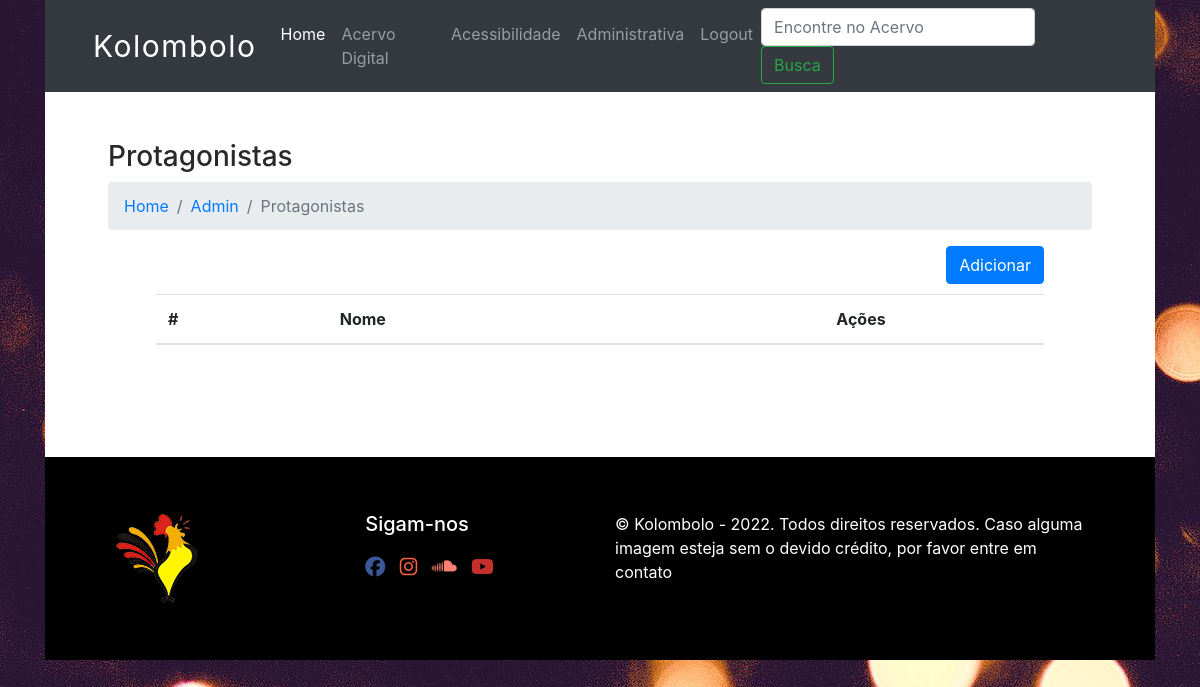
Page /protagonista-admin (signed in) on the earlier database version.
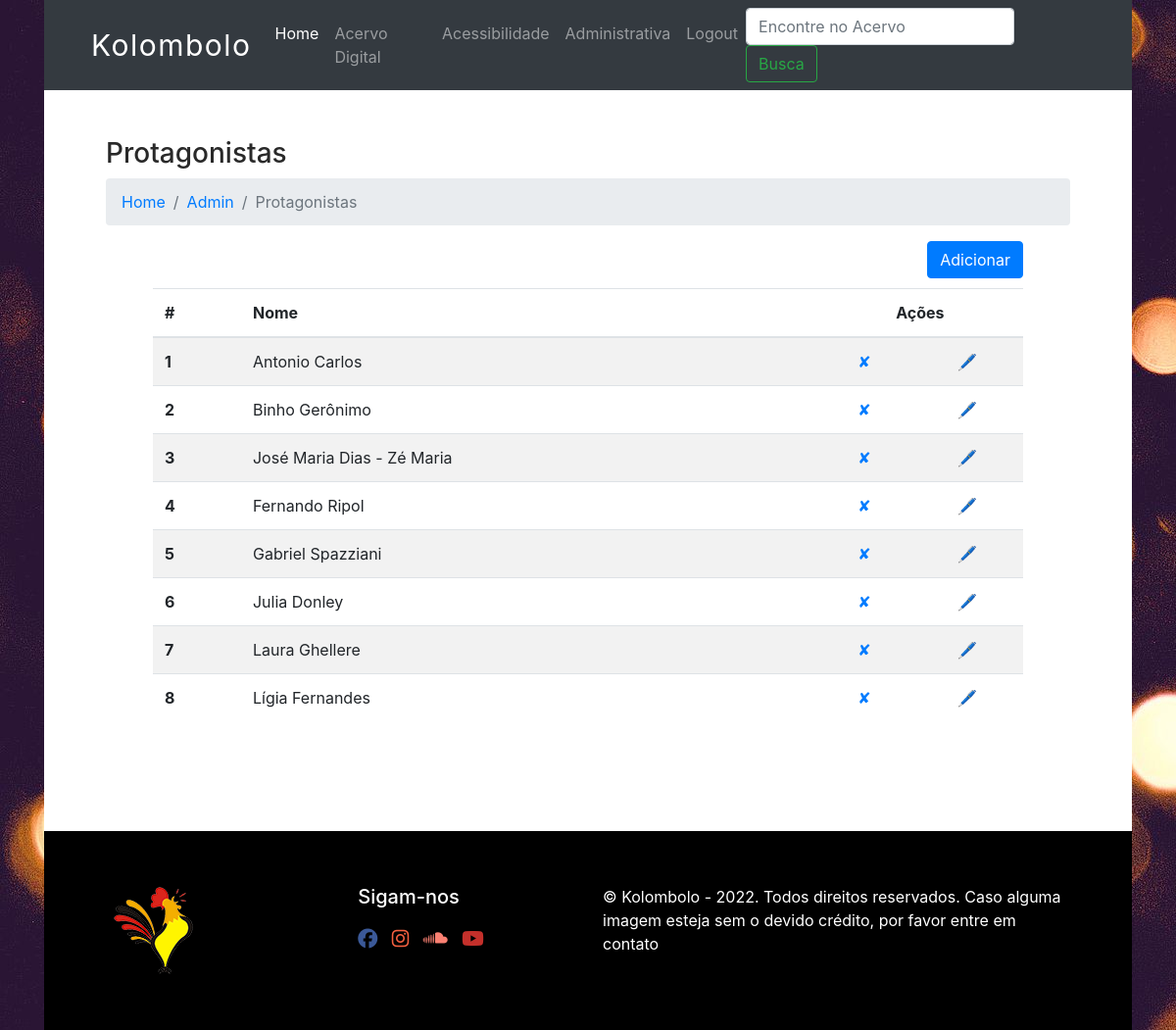
Same page on the later database version.
### database.py (models this page shows, shortened)
class Protagonista(Base):
    __tablename__='protagonista'
    id=Column(Integer(), primary_key=True, autoincrement=True)
    name=Column(String(80), nullable=False, unique=True)

### app.py (the view)
@app.route('/protagonista-admin')
@login_required
def protagonista_admin():
    protagonistas = local_session.query(Protagonista).all()
    return render_template("protagonista_admin.html", current_user=current_user, protagonistas=protagonistas)

### app.py (called while the page is built)
@login_manager.user_loader
def load_user(user_id):
    return local_session.query(User).get(int(user_id))

### templates/protagonista_admin.html (shortened to what this page needs)
{% extends "base.html" %}
{% block content %}
<div class="container px-5">
    <h3>Protagonistas</h3>
    <nav aria-label="breadcrumb">
      <ol class="breadcrumb">
        <li class="breadcrumb-item"><a href="/">Home</a></li>
        <li class="breadcrumb-item"><a href="/admin">Admin</a></li>
        <li class="breadcrumb-item active" aria-current="page">Protagonistas</li>
      </ol>
    </nav>
    <div class="container pr-5">
        <a class="btn btn-primary float-right" href="{{url_for('protagonista')}}">Adicionar</a>
    </div>
    <div class="container p-5">
        <table class="table table-striped">
            <thead>
              <tr>
                <th scope="col">#</th>
                <th scope="col">Nome</th>
                <th  class="text-center" colspan="2" scope="col">Ações</th>
              </tr>
            </thead>
            <tbody>
                {% for protagonista in protagonistas %}
                    <tr>
                        <th scope="row">{{ protagonista.id }}</th>
                        <td>{{ protagonista.name }}</td>
                        <td class="text-center"><a href="{{url_for('delete_protagonista', protagonista_id=protagonista.id) }}">✘</a></td>
                        <td class="text-center"><a href="{{url_for('edit_protagonista', protagonista_id=protagonista.id)}}">🖊</a></td>
                    </tr>
                {% endfor %}
            </tbody>
          </table>
    </div>
  </div>
{% endblock %}

### templates/base.html (shortened to what this page needs)
<!DOCTYPE html>
<html lang="pt">
  <head>
    <link rel="stylesheet" href="https://cdn.jsdelivr.net/npm/bootstrap@4.6.1/dist/css/bootstrap.min.css">
    <link rel="stylesheet" href="../static/css/styles.css" />
  </head>
  <body>
    <div class="container">
      <nav class="navbar navbar-expand-lg navbar-dark bg-dark px-5">
        <a class="navbar-brand" accesskey="1" href="/">Kolombolo</a>
        <div class="collapse navbar-collapse" id="navbarSupportedContent">
          <ul class="navbar-nav mx-auto">
            <li class="nav-item active">
              <a class="nav-link" href="/">Home <span class="sr-only">(current)</span></a>
            </li>
            <li class="nav-item">
              <a class="nav-link" href="#">Acervo Digital</a>
            </li>
            <li class="nav-item">
              <a class="nav-link" accesskey="9" href="/acessibilidade">Acessibilidade</a>
            </li>
              {% if current_user.is_authenticated %}
              <li class="nav-item">
                <a class="nav-link" href="/admin">Administrativa</a>
              </li>
              {% endif %}
            <li class="nav-item">
              {% if current_user.is_authenticated %}
                <a class="nav-link" href="/logout">Logout</a>
              {% else %}
              <a class="nav-link" href="/login">Login</a>
              {% endif %}
            </li>
          </ul>
          <form class="form-inline my-2 my-lg-0">
            <input
              class="form-control mr-sm-2"
              type="search"
              placeholder="Encontre no Acervo"
              aria-label="Busca"
              accesskey="2"
            />
            <button class="btn btn-outline-success my-2 my-sm-0" type="submit">
              Busca
            </button>
          </form>
        </div>
      </nav>
      <div class="container bg-white py-5">
        {% block content %}{% endblock %}
      </div>
      <footer id="footer">
        <div class="container">
          <div class="row">
            <div class="col-md-3">
              <a href="#"
                ><img
                  src="{{url_for('static', filename='assets/image/logo_footer.png')}}"
                  alt="logo"
              /></a>
            </div>
            <div class="col-md-3">
              <h5>Sigam-nos</h5>
              <ul>
                <li class="social-facebook">
                  <a
                    href="https://pt-br.facebook.com/kolombolosp"
                    target="_blank"
                    ><i class="fab fa-facebook fa-lg"></i
                  ></a>
                </li>
                <li class="social-instagram">
                  <a
                    href="https://www.instagram.com/kolombolosp/"
                    target="_blank"
                    ><i class="fab fa-instagram fa-lg"></i
                  ></a>
                </li>
                <li class="social-soundcloud">
                  <a
                    href="https://soundcloud.com/kolombolo-di-piratininga"
                    target="_blank"
                    ><i class="fab fa-soundcloud fa-lg"></i
                  ></a>
                </li>
                <li class="social-youtube">
                  <a href="http://www.youtube.com/kolombolosp" target="_blank"
                    ><i class="fab fa-youtube fa-lg"></i
                  ></a>
                </li>
              </ul>
            </div>
            <div class="col-md-6">
              © Kolombolo - 2022. Todos direitos reservados. Caso alguma imagem
              esteja sem o devido crédito, por favor entre em contato
            </div>
          </div>
        </div>
      </footer>
    </div>
  </body>
</html>

### static/css/styles.css (style rules this page uses)
body { background-image: url("../assets/image/fundo_01.jpg"); color:#292929; }
.navbar-brand { font-size: 30px; color: white; letter-spacing: 1.5px; }
#footer { background-color: black; padding: 5%; color: white; }
#footer ul { list-style-type: none; padding: 10px 0; }
#footer li { display: inline; padding: 0 10px 0 0; }
.fa-instagram { color: #F56040; }
.fa-soundcloud { color: salmon; }
.fa-facebook { color: #3B5998; }
.fa-youtube { color: #C4302B; }

Differences in the rows shown:
added Protagonista: id "1", name "Antonio Carlos"
added Protagonista: id "2", name "Binho Gerônimo"
added Protagonista: id "3", name "José Maria Dias - Zé Maria"
added Protagonista: id "4", name "Fernando Ripol"
added Protagonista: id "5", name "Gabriel Spazziani"
added Protagonista: id "6", name "Julia Donley"
added Protagonista: id "7", name "Laura Ghellere"
added Protagonista: id "8", name "Lígia Fernandes"
